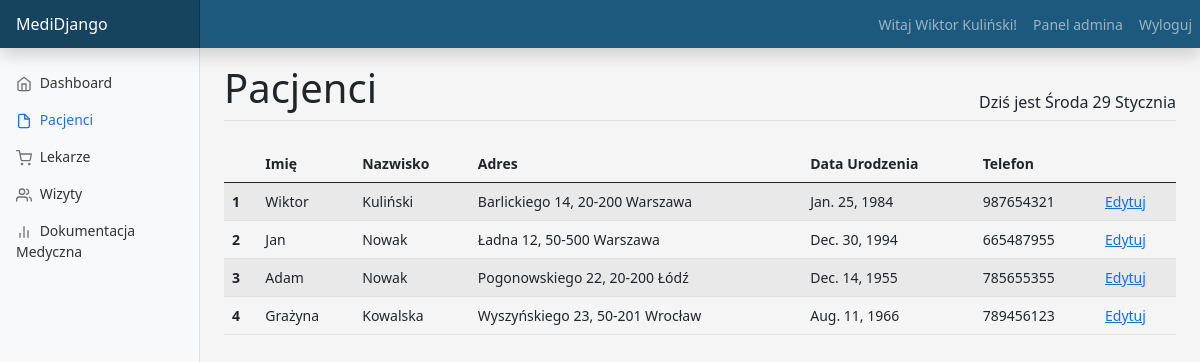
Screenshot of /patients (signed in) with the database file from the repository.
### main/models.py (models this page shows, shortened)
class Patient(models.Model):
    user = models.OneToOneField(User, null=False, on_delete=models.CASCADE)
    name = models.CharField(max_length=20, default="")
    surname = models.CharField(max_length=30, default="")
    address = models.OneToOneField(Address, null=True, on_delete=models.CASCADE)
    date_of_birth = models.DateField(default='2000-01-01')
    phone_number = models.CharField(default="", null=False, max_length=9)

class Address(models.Model):
    street = models.CharField(max_length=20)
    number = models.CharField(max_length=4)
    zip_code = models.CharField(max_length=6)
    city = models.CharField(max_length=20)

### main/views.py (the view)
# urls.py: path('patients', views.patients, name="patients"),
@login_required(login_url="login")
@user_passes_test(have_group.is_receptionist)
def patients(request):
    if 'q' in request.GET:
        q = request.GET['q']
        multiple_q = Q(Q(name__icontains=q) | Q(surname__icontains=q))
        all_patients = Patient.objects.filter(multiple_q)
    else:
        all_patients = Patient.objects.all()
    context = {'all_patients': all_patients, 'active_app': 'patients'}
    return render(request, 'main/patients.html', context=context)

### main/templatetags/have_group.py (called while the page is built)
@register.filter(name='is_receptionist')
def is_receptionist(user):
    return user.groups.filter(name='Recepcjonista').exists()

### main/templates/main/patients.html (shortened to what this page needs)
{% extends "main/dashboard.html" %}
{% block content_title %}Pacjenci{% endblock %}
{% block content_main %}
    <div class="table-responsive">
        <table class="table table-striped">
            <thead>
                <tr>
                  <th scope="col"></th>
                  <th scope="col">Imię</th>
                  <th scope="col">Nazwisko</th>
                  <th scope="col">Adres</th>
                  <th scope="col">Data Urodzenia</th>
                  <th scope="col">Telefon</th>
                  <th scope="col"></th>
                </tr>
            </thead>
            <tbody>
              {% for patient in all_patients %}
                <tr>
                    <th scope="row">{{ forloop.counter }}</th>
                    <td>{{ patient.name }}</td>
                    <td>{{ patient.surname }}</td>
                    <td>{{ patient.address.street }} {{ patient.address.number }}, {{ patient.address.zip_code }} {{ patient.address.city }}</td>
                    <td>{{ patient.date_of_birth }}</td>
                    <td>{{ patient.phone_number }}</td>
                    <td><a href="{% url 'edit_patient' patient.id %}">Edytuj</a></td>
                </tr>
              {% endfor %}
            </tbody>
        </table>
      </div>
{% endblock %}

### main/templates/main/dashboard.html (shortened to what this page needs)
{% load static %}
{% load have_group %}
<!doctype html>
<html lang="en">
  <head>
<link href="{% static 'assets/dist/css/bootstrap.min.css' %}" rel="stylesheet">
    <link href="{% static 'css/dashboard.css' %}" rel="stylesheet">
    <link href="{% static 'css/custom.css' %}" rel="stylesheet">
  </head>
  <body>
<header class="navbar navbar-color navbar-dark sticky-top flex-md-nowrap p-0 shadow">
  <a class="navbar-brand col-md-3 col-lg-2 me-0 px-3" href="#">MediDjango</a>
  <nav class="navbar-expand-lg">
      <div class="collapse navbar-collapse" id="navbarNav">
          <ul class="navbar-nav">
              {% if user.is_authenticated %}
              <li class="nav-item"><span class="nav-link">Witaj {{ user.patient.name }} {{ user.patient.surname }}!</span></li>
              {% else %}
                  Użytkownik niezalogowany.
              {% endif %}
              {% if user.is_staff %}
                <li class="nav-item"><a class="nav-link" href="{% url 'admin:index' %}">Panel admina</a></li>
              {% endif %}
              <li class="nav-item"><a class="nav-link" href="{% url 'user_logout' %}">Wyloguj</a></li>
          </ul>
      </div>
  </nav>
</header>
<div class="container-fluid">
  <div class="row">
    <nav id="sidebarMenu" class="col-md-3 col-lg-2 d-md-block bg-light sidebar collapse">
      <div class="position-sticky pt-3">
        <ul class="nav flex-column">
          <li class="nav-item">
            <a class="nav-link {% if active_app == 'dashboard' %}active{% endif %}" aria-current="page" href="{% url 'dashboard' %}">
              <span data-feather="home"></span>
              Dashboard
            </a>
          </li>
          {% if request.user|is_receptionist %}
          <li class="nav-item">
            <a class="nav-link {% if active_app == 'patients' %}active{% endif %}" href="{% url 'patients' %}">
              <span data-feather="file"></span>
              Pacjenci
            </a>
          </li>
          <li class="nav-item">
            <a class="nav-link {% if active_app == 'doctors' %}active{% endif %}" href="{% url 'doctors' %}">
              <span data-feather="shopping-cart"></span>
              Lekarze
            </a>
          </li>
          {% endif %}
          <li class="nav-item">
            <a class="nav-link {% if active_app == 'visits' %}active{% endif %}" href="{% url 'visits' %}">
              <span data-feather="users"></span>
              Wizyty
            </a>
          </li>
          <li class="nav-item">
            <a class="nav-link {% if active_app == 'documentation' %}active{% endif %}" href="{% url 'documentation' %}">
              <span data-feather="bar-chart-2"></span>
              Dokumentacja Medyczna
            </a>
          </li>
      </div>
    </nav>
    <main class="col-md-9 ms-sm-auto col-lg-10 px-md-4">
      <div class="d-flex justify-content-between align-items-end pt-3 mb-4 border-bottom">
        <h1>{% block content_title %}Dashboard{% endblock %}</h1>
        <h6 id="clock" class="text-end">
        </h6>
      </div>
      <div>
          {% block content_main %}{% endblock %}
      </div>
    </main>
  </div>
</div>
  </body>
</html>

### static/css/dashboard.css (style rules this page uses)
body { font-size: .875rem; background-color: #f5f5f5; }
.feather { width: 16px; height: 16px; vertical-align: text-bottom; }
.sidebar { position: fixed; top: 0; bottom: 0; left: 0; z-index: 100; padding: 48px 0 0; box-shadow: inset -1px 0 0 rgba(0, 0, 0, .1); }
.sidebar .nav-link { font-weight: 500; color: #333; }
.sidebar .nav-link .feather { margin-right: 4px; color: #727272; }
.sidebar .nav-link.active { color: #2470dc; }
.sidebar .nav-link:hover .feather, .sidebar .nav-link.active .feather { color: inherit; }
.navbar-color { background-color: #1D597D; }
.navbar-brand { padding-top: .75rem; padding-bottom: .75rem; font-size: 1rem; background-color: rgba(0, 0, 0, .25); box-shadow: inset -1px 0 0 rgba(0, 0, 0, .25); }

### rows the page displays
Patient: name "Wiktor", surname "Kuliński", address.street "Barlickiego", address.number "14", address.zip_code "20-200", address.city "Warszawa", date_of_birth "Jan. 25, 1984", phone_number "987654321"
Patient: name "Jan", surname "Nowak", address.street "Ładna", address.number "12", address.zip_code "50-500", address.city "Warszawa", date_of_birth "Dec. 30, 1994", phone_number "665487955"
Patient: name "Adam", surname "Nowak", address.street "Pogonowskiego", address.number "22", address.zip_code "20-200", address.city "Łódź", date_of_birth "Dec. 14, 1955", phone_number "785655355"
Patient: name "Grażyna", surname "Kowalska", address.street "Wyszyńskiego", address.number "23", address.zip_code "50-201", address.city "Wrocław", date_of_birth "Aug. 11, 1966", phone_number "789456123"

### other values shown
{{ user.patient.name }} "Wiktor"
{{ user.patient.surname }} "Kuliński"
